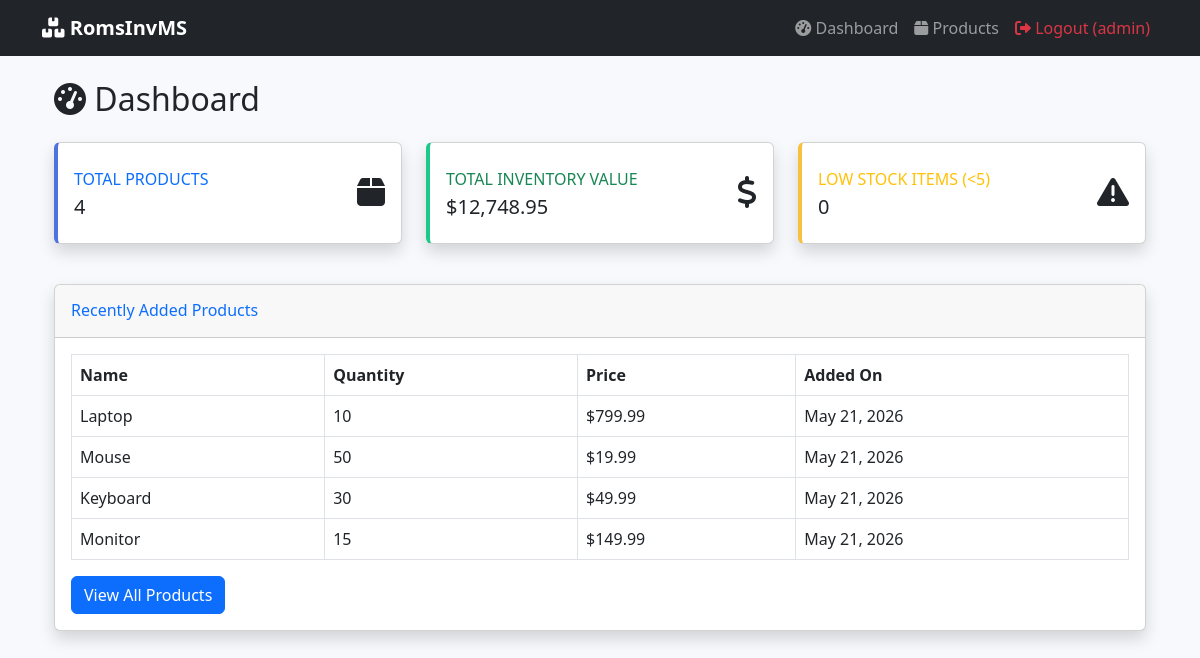
/dashboard.php (signed in), run on the app's committed database.
### tables this page shows
CREATE TABLE IF NOT EXISTS products (
    id INT AUTO_INCREMENT PRIMARY KEY,
    name VARCHAR(100) NOT NULL,
    description TEXT,
    quantity INT NOT NULL DEFAULT 0,
    price DECIMAL(10,2) NOT NULL DEFAULT 0.00,
    created_at TIMESTAMP DEFAULT CURRENT_TIMESTAMP,
    updated_at TIMESTAMP DEFAULT CURRENT_TIMESTAMP ON UPDATE CURRENT_TIMESTAMP
);

### dashboard.php (the view, shortened to what this page needs)
<?php
require_once 'config/database.php';
$total_products = $pdo->query("SELECT COUNT(*) FROM products")->fetchColumn();
$total_value = $pdo->query("SELECT SUM(quantity * price) FROM products")->fetchColumn();
$low_stock = $pdo->query("SELECT COUNT(*) FROM products WHERE quantity < 5")->fetchColumn();
$recent_products = $pdo->query("SELECT * FROM products ORDER BY created_at DESC LIMIT 5")->fetchAll();
?>
<?php include 'includes/header.php'; ?>
<div class="container">
    <h2 class="mb-4"><i class="fas fa-tachometer-alt"></i> Dashboard</h2>
    <div class="row mb-4">
        <div class="col-md-4 mb-3">
            <div class="card card-stats border-left-primary shadow h-100 py-2" style="border-left-color: #4e73df;">
                <div class="card-body">
                    <div class="row no-gutters align-items-center">
                        <div class="col mr-2">
                            <div class="text-xs font-weight-bold text-primary text-uppercase mb-1">Total Products</div>
                            <div class="h5 mb-0 font-weight-bold text-gray-800"><?= $total_products ?></div>
                        </div>
                        <div class="col-auto">
                            <i class="fas fa-box fa-2x text-gray-300"></i>
                        </div>
                    </div>
                </div>
            </div>
        </div>
        <div class="col-md-4 mb-3">
            <div class="card card-stats border-left-success shadow h-100 py-2" style="border-left-color: #1cc88a;">
                <div class="card-body">
                    <div class="row no-gutters align-items-center">
                        <div class="col mr-2">
                            <div class="text-xs font-weight-bold text-success text-uppercase mb-1">Total Inventory Value</div>
                            <div class="h5 mb-0 font-weight-bold text-gray-800">$<?= number_format($total_value ?? 0, 2) ?></div>
                        </div>
                        <div class="col-auto">
                            <i class="fas fa-dollar-sign fa-2x text-gray-300"></i>
                        </div>
                    </div>
                </div>
            </div>
        </div>
        <div class="col-md-4 mb-3">
            <div class="card card-stats border-left-warning shadow h-100 py-2" style="border-left-color: #f6c23e;">
                <div class="card-body">
                    <div class="row no-gutters align-items-center">
                        <div class="col mr-2">
                            <div class="text-xs font-weight-bold text-warning text-uppercase mb-1">Low Stock Items (<5)</div>
                            <div class="h5 mb-0 font-weight-bold text-gray-800"><?= $low_stock ?></div>
                        </div>
                        <div class="col-auto">
                            <i class="fas fa-exclamation-triangle fa-2x text-gray-300"></i>
                        </div>
                    </div>
                </div>
            </div>
        </div>
    </div>
    <div class="card shadow">
        <div class="card-header py-3">
            <h6 class="m-0 font-weight-bold text-primary">Recently Added Products</h6>
        </div>
        <div class="card-body">
            <?php if(count($recent_products) > 0): ?>
                <div class="table-responsive">
                    <table class="table table-bordered">
                        <thead>
                            <tr><th>Name</th><th>Quantity</th><th>Price</th><th>Added On</th></tr>
                        </thead>
                        <tbody>
                            <?php foreach($recent_products as $product): ?>
                            <tr>
                                <td><?= htmlspecialchars($product['name']) ?></td>
                                <td><?= $product['quantity'] ?></td>
                                <td>$<?= number_format($product['price'], 2) ?></td>
                                <td><?= date('M d, Y', strtotime($product['created_at'])) ?></td>
                            </tr>
                            <?php endforeach; ?>
                        </tbody>
                    </table>
                </div>
                <a href="products/index.php" class="btn btn-primary">View All Products</a>
            <?php else: ?>
                <p>No products yet. <a href="products/create.php">Add your first product</a></p>
            <?php endif; ?>
        </div>
    </div>
</div>
<?php include 'includes/footer.php'; ?>

### includes/header.php (shortened to what this page needs)
<!DOCTYPE html>
<html lang="en">
<head>
    <link href="https://cdn.jsdelivr.net/npm/bootstrap@5.3.0-alpha1/dist/css/bootstrap.min.css" rel="stylesheet">
    <link rel="stylesheet" href="https://cdnjs.cloudflare.com/ajax/libs/font-awesome/6.0.0/css/all.min.css">
</head>
<body>
<nav class="navbar navbar-expand-lg navbar-dark bg-dark">
    <div class="container">
        <a class="navbar-brand" href="/inventory-system/dashboard.php">
            <i class="fas fa-boxes"></i> RomsInvMS
        </a>
        <div class="collapse navbar-collapse" id="navbarNav">
            <ul class="navbar-nav ms-auto">
                <?php if(isset($_SESSION['user_id'])): ?>
                    <li class="nav-item">
                        <a class="nav-link" href="/inventory-system/dashboard.php"><i class="fas fa-tachometer-alt"></i> Dashboard</a>
                    </li>
                    <li class="nav-item">
                        <a class="nav-link" href="/inventory-system/products/index.php"><i class="fas fa-box"></i> Products</a>
                    </li>
                    <li class="nav-item">
                        <a class="nav-link text-danger" href="/inventory-system/logout.php"><i class="fas fa-sign-out-alt"></i> Logout (<?= htmlspecialchars($_SESSION['username']) ?>)</a>
                    </li>
                <?php endif; ?>
            </ul>
        </div>
    </div>
</nav>
<div class="container mt-4">

### includes/footer.php (shortened to what this page needs)
</div>
</body>
</html>

### includes/header.php (style rules this page uses)
body { background-color: #f8f9fc; }
.navbar-brand { font-weight: bold; }
.card-stats { border-left: 4px solid; transition: 0.3s; }

### data on the page
products: name "Laptop", quantity "10", price "799.99", created_at "May 21, 2026"
products: name "Mouse", quantity "50", price "19.99", created_at "May 21, 2026"
products: name "Keyboard", quantity "30", price "49.99", created_at "May 21, 2026"
products: name "Monitor", quantity "15", price "149.99", created_at "May 21, 2026"

### other printed values
$_SESSION['username'] "admin"
$total_products "4"
$total_value "12,748.95"
$low_stock "0"
